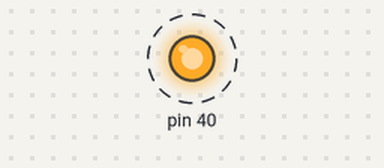
This program was run on a simulated Raspberry Pi (header pin numbers). Parts: output pins drawn as LEDs (lit = HIGH). Dashed ring = blinking. What the program prints to the terminal is not drawn.

Above: at 0.05 s.
Timing chart, 0 to 3.0 s (numbered marks = the images above):
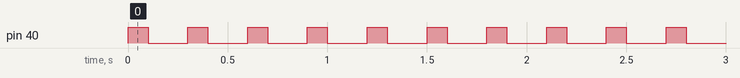

The program:

LED_Blink.py
```python
print("a l b t r o n i c s . c o m")
import RPi.GPIO as GPIO # Import Raspberry Pi GPIO library
import time
GPIO.setwarnings(False) # Ignore warning for now
GPIO.setmode(GPIO.BOARD) # Use physical pin numbering
GPIO.setup(40, GPIO.OUT, initial=GPIO.LOW) # Set pin 8 to be an output pin and set initial value to low (off)
while True: # Run forever
 GPIO.output(40, GPIO.HIGH) # Turn on
 time.sleep(0.1)
 GPIO.output(40, GPIO.LOW) # Turn off
 time.sleep(0.2)
```

Measured:
- by itself, pin 40: alternates HIGH for 0.10 s and LOW for 0.20 s
